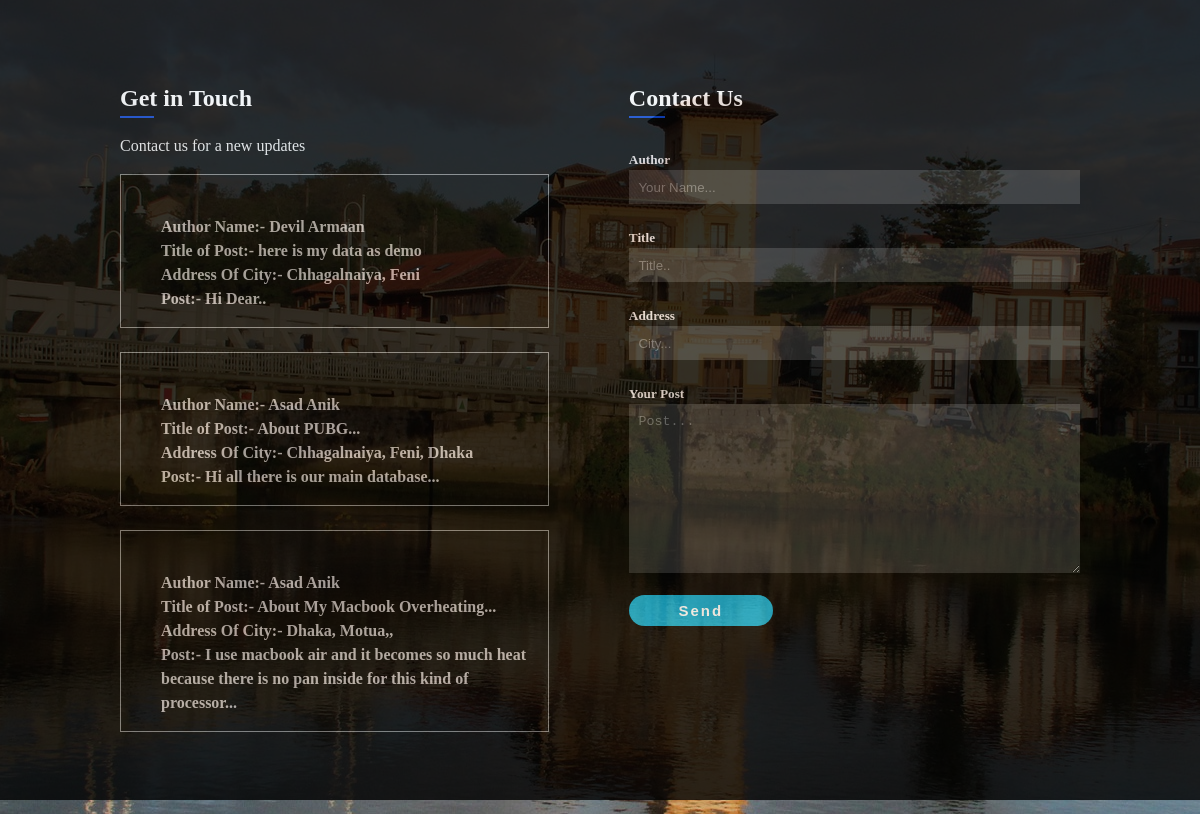
The page / on the database its author committed.
### tables this page shows
CREATE TABLE `crud_posts_data` (
  `id` int(11) NOT NULL,
  `authorname` varchar(32) NOT NULL,
  `title` varchar(100) NOT NULL,
  `addressname` varchar(100) NOT NULL,
  `post` varchar(500) NOT NULL
);

### index.php (the view, shortened to what this page needs)
<?php
$connection = mysqli_connect('localhost', 'root', '', 'crud_design');
    $data_query_all = "SELECT * FROM `crud_posts_data`";
    $query_all_result = mysqli_query($connection, $data_query_all);
?>
<!DOCTYPE html>
<html lang="en">
<head>
    <link rel="stylesheet" href="assets/fontawesome/css/all.main.css">
    <link rel="stylesheet" href="assets/fontawesome/css/fontawesome.min.css">
    <link rel="stylesheet" href="css/style.css">
</head>
<body>
    <div class="dark-bg">
        <section id="fansy-form">
            <div class="container">
                <div class="form-section">
                    <div class="form-left">
                        <h1>Get in Touch</h1>
                        <div class="line"></div>
                        <p>Contact us for a new updates</p>
                        <?php
                        while ($row = mysqli_fetch_assoc($query_all_result)) {
                            $authorname = $row['authorname'];
                            $title = $row['title'];
                            $address = $row['addressname'];
                            $post = $row['post'];
                        ?>
                            <div style="border: 1px solid grey;" class="remove">
                                <ul style="list-style-type: none;">
                                <link rel="stylesheet" href="assets/fontawesome/css/all.main.css">
                                <i class="fa fa-trash-o" aria-hidden="true"></i>
                                    <li>
                                        <span>Author Name:- </span>
                                        <span><?php echo $authorname;?></span>
                                    </li>
                                    <li>
                                        <span>Title of Post:- </span>
                                        <span><?php echo $title;?></span>
                                    </li>
                                    <li>
                                        <span>Address Of City:- </span>
                                        <span><?php echo $address;?></span>
                                    </li>
                                    <li>
                                        <span>Post:- </span>
                                        <span><?php echo $post;?></span>
                                    </li>
                                </ul>
                            </div>
                            <br>
                        <?php
                        }
                        ?>
                        <br>
                        <a href="#" class="fa fa-facebook"></a>
                        <a href="#" class="fa fa-twitter"></a>
                        <a href="#" class="fa fa-google"></a>
                        <a href="#" class="fa fa-youtube"></a>
                    </div>
                    <div class="form-right">
                        <h1>Contact Us</h1>
                        <div class="line"></div>
                        <form action="index.php" method="post">
                            <h5>Author</h5>
                            <input type="text" name="authorname" placeholder="Your Name...">
                            <br><br>
                            <h5>Title</h5>
                            <input type="text" name="title" placeholder="Title..">
                            <br><br>
                            <h5>Address</h5>
                            <input type="text" name="addressname" placeholder="City...">
                            <br><br>
                            <h5>Your Post</h5>
                            <textarea name="post" placeholder="Post..." id="" cols="30" rows="10"></textarea>
                            <button type="submit" name="send">Send</button>
                        </form>
                    </div>
                </div>
            </div>
        </section>
    </div>
</body>
</html>

### css/style.css (style rules this page uses)
body { padding: 0; margin: 0; line-height: 1.5; box-sizing: border-box; color: rgba(248, 248, 248, .938); background: url('../assets/img/house-780438_1920.jpg') no-repeat center center fixed; }
#fansy-form .container { width: 80%; margin: auto; overflow: hidden; }
.form-section { margin-top: 5rem; display: grid; grid-gap: 5rem; grid-template-columns: repeat(2, 1fr); }
.form-left h1 { color: #fff; padding: 0; margin: 0; }
.line { border-bottom: 2px solid rgb(12, 68, 207); width: 8%; margin-left: 0; }
.form-left span { color: rgb(187, 182, 182); font-weight: bold; }
.dark-bg { background: black; opacity: .8; height: 100vh; width: 100%; padding: 0; margin: 0; }
.fa { padding: 8px; font-size: 18px; width: 50px; text-align: center; text-decoration: none; color: rgb(187, 182, 182); }
.form-right h1 { color: #fff; padding: 0; margin: 0; }
form { padding-top: 2rem; }
form h5 { padding: 0; margin: 0; color: rgb(228, 218, 218); }
form input { padding: 0.6rem; width: 27rem; border: none; background-color: rgba(136, 133, 133, 0.3); color: #fff; outline: none; border: none; }
form textarea { padding: 0.6rem; width: 27rem; border: none; background-color: rgba(136, 133, 133, 0.3); color: #fff; outline: none; border: none; }
form button { width: 9rem; background: rgb(12, 168, 207); padding: 5px; outline: none; border-color: transparent; color: #fff; font-size: 15px; font-weight: bold; letter-spacing: 2px; text-align: center; margin-top: 0.9rem; border-radius: 50px; cursor: pointer; }

### rows shown on the page
crud_posts_data: authorname "Devil Armaan", title "here is my data as demo", addressname "Chhagalnaiya, Feni", post "Hi Dear.."
crud_posts_data: authorname "Asad Anik", title "About PUBG...", addressname "Chhagalnaiya, Feni, Dhaka", post "Hi all there is our main database..."
crud_posts_data: authorname "Asad Anik", title "About My Macbook Overheating...", addressname "Dhaka, Motua,,", post "I use macbook air and it becomes so much heat because there is no pan inside for this kind of processor..."
